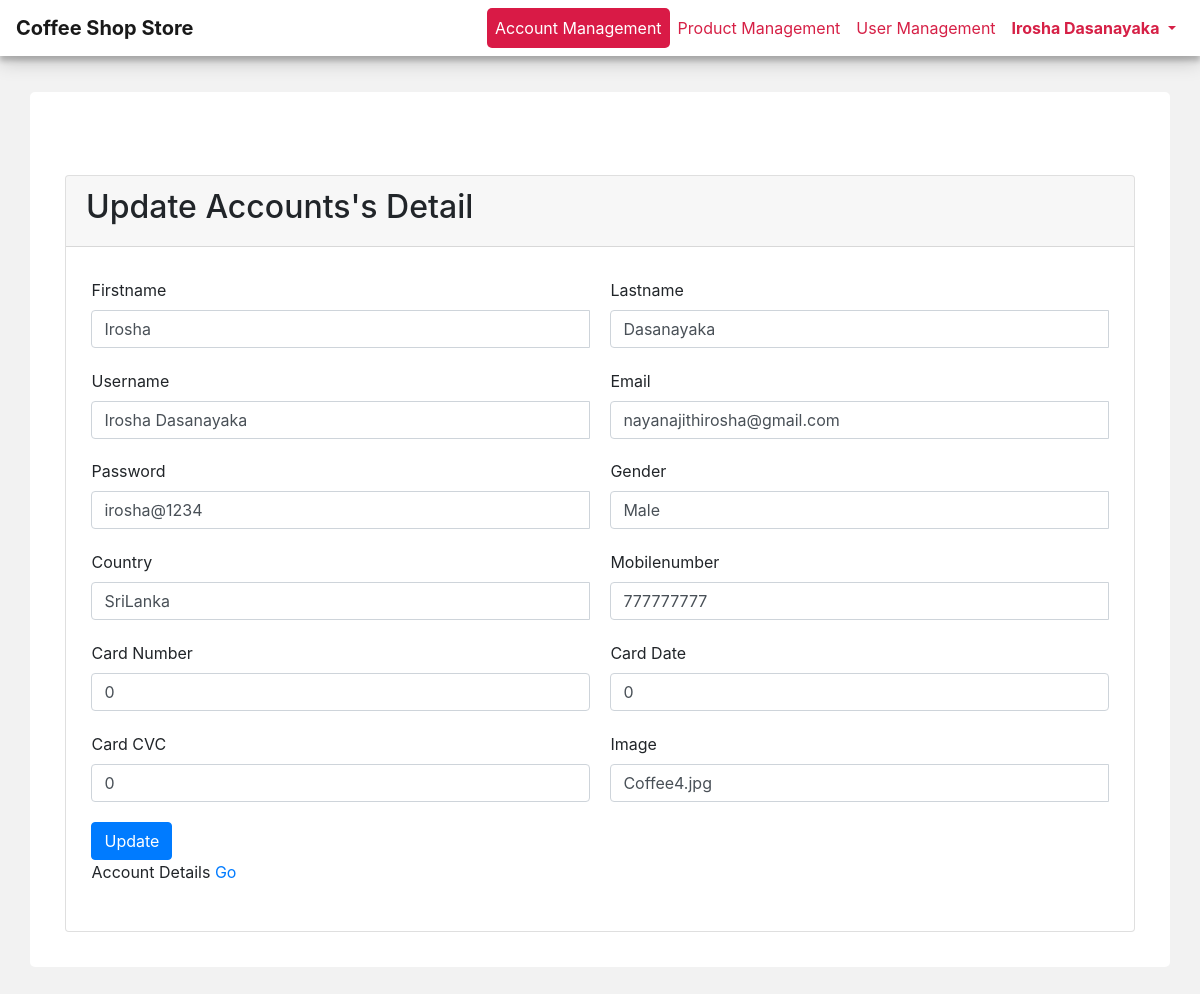
Screenshot of /admin/account/a_edit.php?id=1 (signed in) with the database file from the repository.
### tables this page shows
CREATE TABLE `tbl_user` (
  `U_id` int(11) NOT NULL,
  `U_firstname` varchar(45) NOT NULL,
  `U_lastname` varchar(45) NOT NULL,
  `U_username` varchar(45) NOT NULL,
  `U_email` varchar(45) NOT NULL,
  `U_password` varchar(45) NOT NULL,
  `U_confirmpassword` varchar(45) NOT NULL,
  `U_gender` varchar(45) NOT NULL,
  `U_city` varchar(45) NOT NULL,
  `U_address` varchar(100) NOT NULL,
  `U_place` varchar(45) NOT NULL,
  `U_country` varchar(45) NOT NULL,
  `U_telephone` int(12) NOT NULL,
  `U_mobilenumber` int(12) NOT NULL,
  `U_cardtnumber` int(15) NOT NULL,
  `U_carddate` int(6) NOT NULL,
  `U_cardCVC` int(4) NOT NULL,
  `U_image` varchar(500) NOT NULL
);

### admin/account/a_edit.php (the view, shortened to what this page needs)
<?php
include("../db.php");
$id = $_GET['id'];
$sql = 'SELECT * FROM tbl_user WHERE U_id=:id';
$statement = $connection->prepare($sql);
$statement->execute([':id' => $id ]);
$person = $statement->fetch(PDO::FETCH_OBJ);
?>
<!DOCTYPE html>
<html lang="en">
<head>
  <link rel="stylesheet" href="../../bootstrap/css/bootstrap.min.css">
</head>
<body>
  <nav class="navbar sticky-top navbar-expand-lg navbar-light bg-light ">
      <span class="navbar-brand mb-0 h1"><b>Coffee Shop Store</b></span>
      <div class="collapse navbar-collapse" id="navbarSupportedContent">
        <ul class="nav navbar-nav navbar-right">
          <li class="nav-item">
            <a class="nav-link active" href="a_detail.php">
              Account Management
            </a>
          </li>
          <li class="nav-item ">
            <a class="nav-link" href="../product/p_detail.php">
              Product Management
            </a>
          </li>
          <li class="nav-item">
            <a class="nav-link" href="../user/u_detail.php">
              User Management
            </a>
          </li>
          <li class="nav-item dropdown">
            <a class="nav-link dropdown-toggle" href="#" id="navbarDropdown" role="button" data-toggle="dropdown" aria-haspopup="true" aria-expanded="false"><strong><?php echo ucfirst( $_SESSION['username']); ?></strong>
            </a>
        </li>
        </ul>
      </div>
  </nav>
  <div class="container-fluid">
    <div class="container">
      <div class="card mt-5">
        <div class="card-header">
          <h2>Update Accounts's Detail</h2>
        </div>
        <div class="card-body">
          <form method="post" class="needs-validation" novalidate>
            <div class="form-row">
              <div class="col-md-6 col-lg-6" style="padding: 1%;">
                <label for="validationCustomFirstname">Firstname</label>
                <div class="input-group">
                  <input value="<?= $person->U_firstname; ?>" type="text" class="form-control" id="validationCustomFirstname" name="firstname" placeholder="Firstname" aria-describedby="inputGroupPrepend" required>
                </div>
              </div>
              <div class="col-md-6 col-lg-6" style="padding: 1%;">
                <label for="validationCustomLastname">Lastname</label>
                <div class="input-group">
                  <input value="<?= $person->U_lastname; ?>" type="text" class="form-control" id="validationCustomLastname" name="lastname" placeholder="Lastname" aria-describedby="inputGroupPrepend" required>
                </div>
              </div>
            </div>
            <div class="form-row">
              <div class="col-md-6 col-lg-6" style="padding: 1%;">
                <label for="validationCustomUsername">Username</label>
                <div class="input-group">
                  <input value="<?= $person->U_username; ?>" type="text" class="form-control" id="validationCustomUsername" name="username" placeholder="Username" aria-describedby="inputGroupPrepend" required>
                </div>
              </div>
              <div class="col-md-6 col-lg-6" style="padding: 1%;">
                <label for="validationCustomEmail">Email</label>
                <div class="input-group">
                  <input value="<?= $person->U_email; ?>" type="text" class="form-control" id="validationCustomEmail" name="email" placeholder="Email" aria-describedby="inputGroupPrepend" required>
                </div>
              </div>
            </div>
            <div class="form-row">
              <div class="col-md-6 col-lg-6" style="padding: 1%;">
                <label for="validationCustomPassword">Password</label>
                <div class="input-group">
                  <input value="<?= $person->U_password; ?>" type="text" class="form-control" id="validationCustomPassword" name="password" placeholder="Password" aria-describedby="inputGroupPrepend" required>
                </div>
              </div>
              <div class="col-md-6 col-lg-6" style="padding: 1%;">
                <label for="validationCustomGender">Gender</label>
                <div class="input-group">
                  <input value="<?= $person->U_gender; ?>" type="text" class="form-control" id="validationCustomGender" name="gender" placeholder="Gender" aria-describedby="inputGroupPrepend" required>
                </div>
              </div>
            </div>
            <div class="form-row">
              <div class="col-md-6 col-lg-6" style="padding: 1%;">
                <label for="validationCustomCountry">Country</label>
                <div class="input-group">
                  <input value="<?= $person->U_country; ?>" type="text" class="form-control" id="validationCustomCountry" name="country" placeholder="Country" aria-describedby="inputGroupPrepend" required>
                </div>
              </div>
              <div class="col-md-6 col-lg-6" style="padding: 1%;">
                <label for="validationCustomMobile">Mobilenumber</label>
                <div class="input-group">
                  <input value="<?= $person->U_mobilenumber; ?>" type="text" class="form-control" id="validationCustomMobile" name="mobilenumber" placeholder="Mobile" aria-describedby="inputGroupPrepend" required>
                </div>
              </div>
            </div>
            <div class="form-row">
              <div class="col-md-6 col-lg-6" style="padding: 1%;">
                <label for="cardnumber">Card Number</label>
                <input value="<?= $person->U_cardtnumber; ?>" type="text" name="cardnumber" id="cardnumber" class="form-control" placeholder="Card Number">
              </div>
              <div class="col-md-6 col-lg-6" style="padding: 1%;">
                <label for="carddate">Card Date</label>
                <input value="<?= $person->U_carddate; ?>" type="text" name="carddate" id="carddate" class="form-control" placeholder="Card Date">
              </div>
            </div>
            <div class="form-row">
              <div class="col-md-6 col-lg-6" style="padding: 1%;">
                <label for="cardCVC">Card CVC</label>
                <input value="<?= $person->U_cardCVC; ?>" type="text" name="cardCVC" id="cardCVC" class="form-control" placeholder="Card CVC" >
              </div>
              <div class="col-md-6 col-lg-6" style="padding: 1%;">
                <label for="validationCustomImage">Image</label>
                <div class="input-group">
                  <input value="<?= $person->U_image; ?>" type="text" class="form-control" id="validationCustomImage" name="image" placeholder="Image" aria-describedby="inputGroupPrepend" required>
                </div>
              </div>
            </div>
            <div class="form-row">
              <div class="col-md-6 col-lg-6" style="padding: 1%;">
                <button type="submit" class="btn btn-primary">Update</button>
                <p>Account Details <a href="a_detail.php">Go</a></p>
              </div>
            </div>
          </form>
        </div>
      </div>
    </div>
  </div>
  </body>
</html>

### admin/account/a_edit.php (style rules this page uses)
.container-fluid { padding-top: 3%; padding-bottom: 3%; background-color: #f2f2f2; }
.container { background-color: #fff; padding: 3%; border-radius: 5px; }
.navbar { box-shadow: 0 5px 5px 0 rgba(0, 0, 0, 0.2), 0 6px 20px 0 rgba(0, 0, 0, 0.19); }

### rows the page displays
tbl_user: firstname "Irosha", lastname "Dasanayaka", username "Irosha Dasanayaka", email "nayanajithirosha@gmail.com", password "irosha@1234", gender "Male", country "SriLanka", mobilenumber "777777777", cardnumber "0", carddate "0", cardCVC "0", image "Coffee4.jpg"

### other values shown
$_SESSION['username'] "Irosha Dasanayaka"
